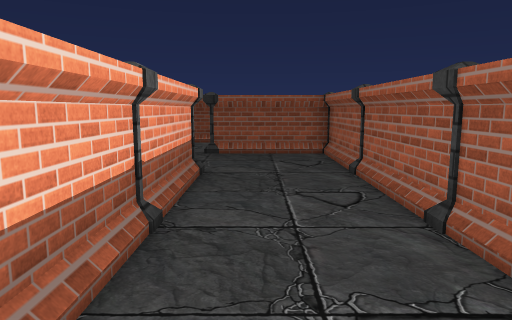
[1] (above)

12 first-person views from a walk through a scene from a Unity 3-D project. The camera is 1.5 m above the floor, tilts 8° down and sees 70° across. The floor is counted in squares, 1 m on a side. Each view is taken from the middle of a square. On the plan, view 1 faces up. The plan holds only what a view shows up to about 16 squares ahead; the rest is blank. The place goes on beyond the plan. The player character is not drawn. Some animated figures are not drawn. Some surface patterns are stand-ins.

[2]
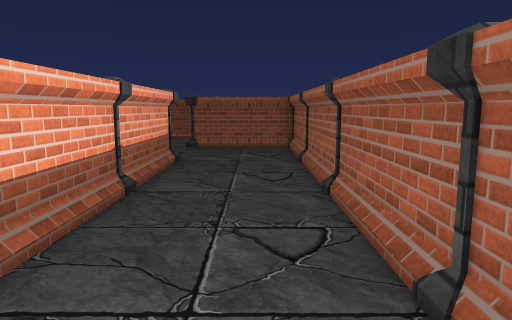

[3]
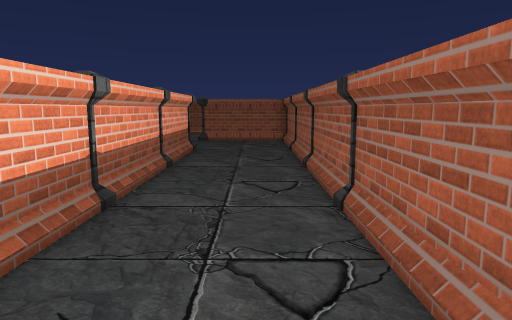

[4]
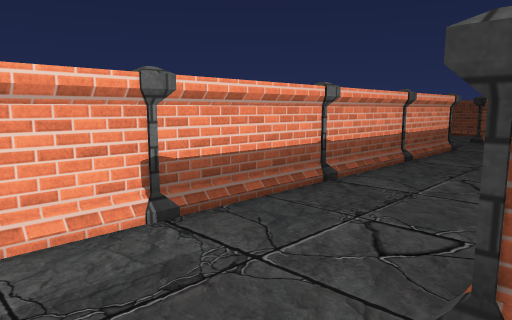

[5]
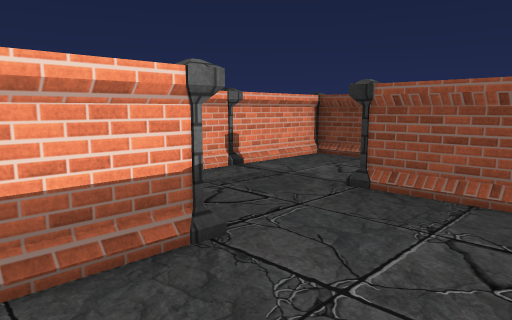

[6]
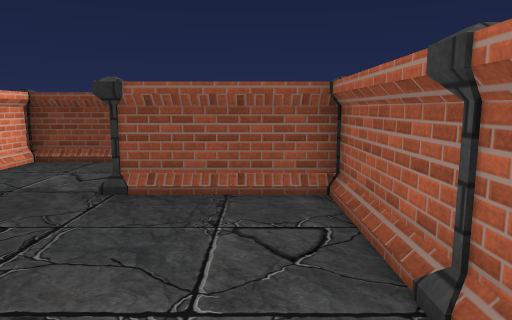

[7]
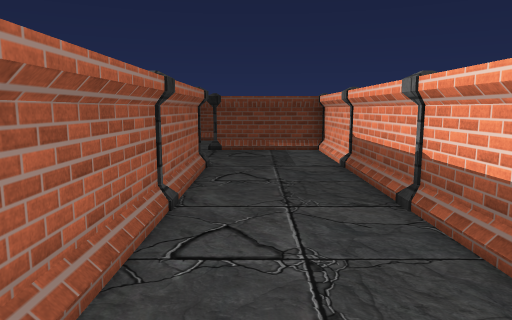

[8]
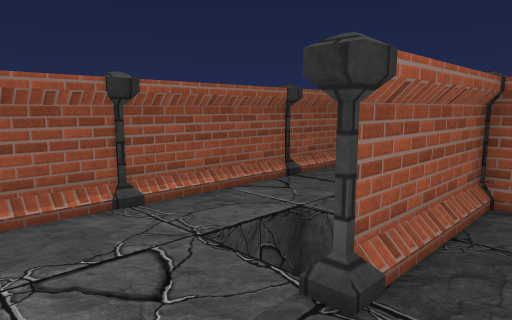

[9]
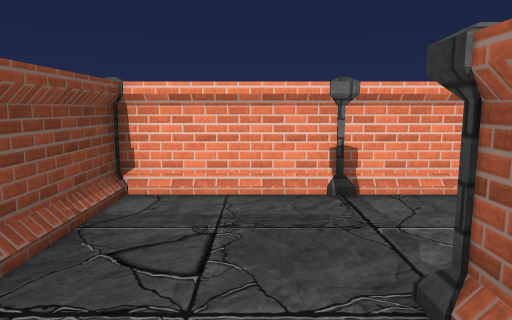

[10]
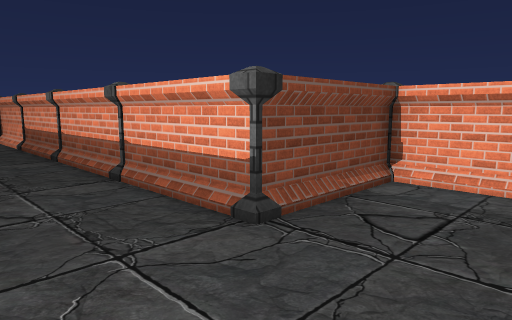

[11]
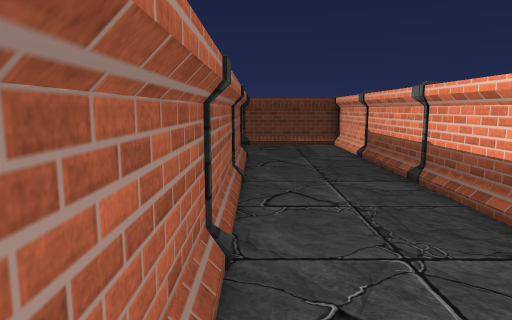

[12]
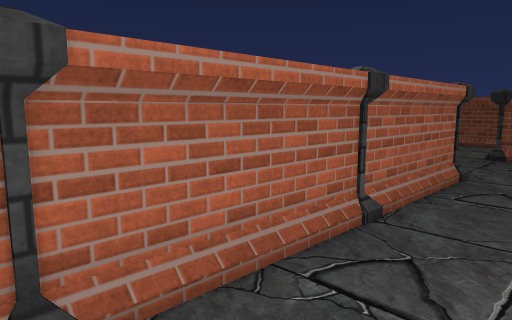

### Floor plan
Points are (right, up) in squares from view 1. A wall is a line through its corners. A room is listed if a view was taken in it or the views show most of it. See-through windows are left out.
Room 1 (views 1, 2, 3, 4, 5, 6, 7, 8, 9, 10, 11, 12)
walls: (2.5, 8.4) (2.5, 11.5); (2.5, 4.4) (2.5, 7.5); (-4.5, 8.5) (-1.5, 8.5) (-1.5, 0.4); (2.5, 12.5) (-0.6, 12.5); (2.5, 0.4) (2.5, 3.6); (-5.5, 11.5) (-5.5, 8.5); (-1.5, -0.4) (-1.5, -3.5); (2.5, 16.5) (-4.5, 16.5); (-5.5, 15.5) (-5.5, 12.4); (2.5, -3.5) (2.5, -0.4); (-1.5, -4.4) (-1.5, -7.5); (-0.5, -7.5) (2.5, -7.5)
objects: pillar (-5, 12); pillar (-2, 12) to (-1, 13); pillar (-2, 17); pillar (-1, -4); pillar (-1, 0); pillar (-1, 4); pillar (-1, 8) to (-1, 9); pillar (3, -8) to (3, -7); pillar (3, -4); pillar (3, 0); pillar (3, 4); pillar (3, 8); pillar (3, 12) to (3, 13); pillar (3, 16) to (3, 17)

Where each view was taken, in squares from view 1:
view 1: 0 up, 0 right, facing up
view 2: 2 down, 1 right, facing up
view 3: 5 down, 1 right, facing up
view 4: 6 down, 3 right, facing up-left
view 5: 6 up, 2 right, facing up-left
view 6: 6 up, 1 right, facing up
view 7: 6 up, 1 right, facing down
view 8: 11 up, 4 left, facing up-right
view 9: 11 up, 1 right, facing left
view 10: 12 up, 2 right, facing down-left
view 11: 8 up, 2 right, facing down
view 12: 5 up, 0 right, facing down-right
